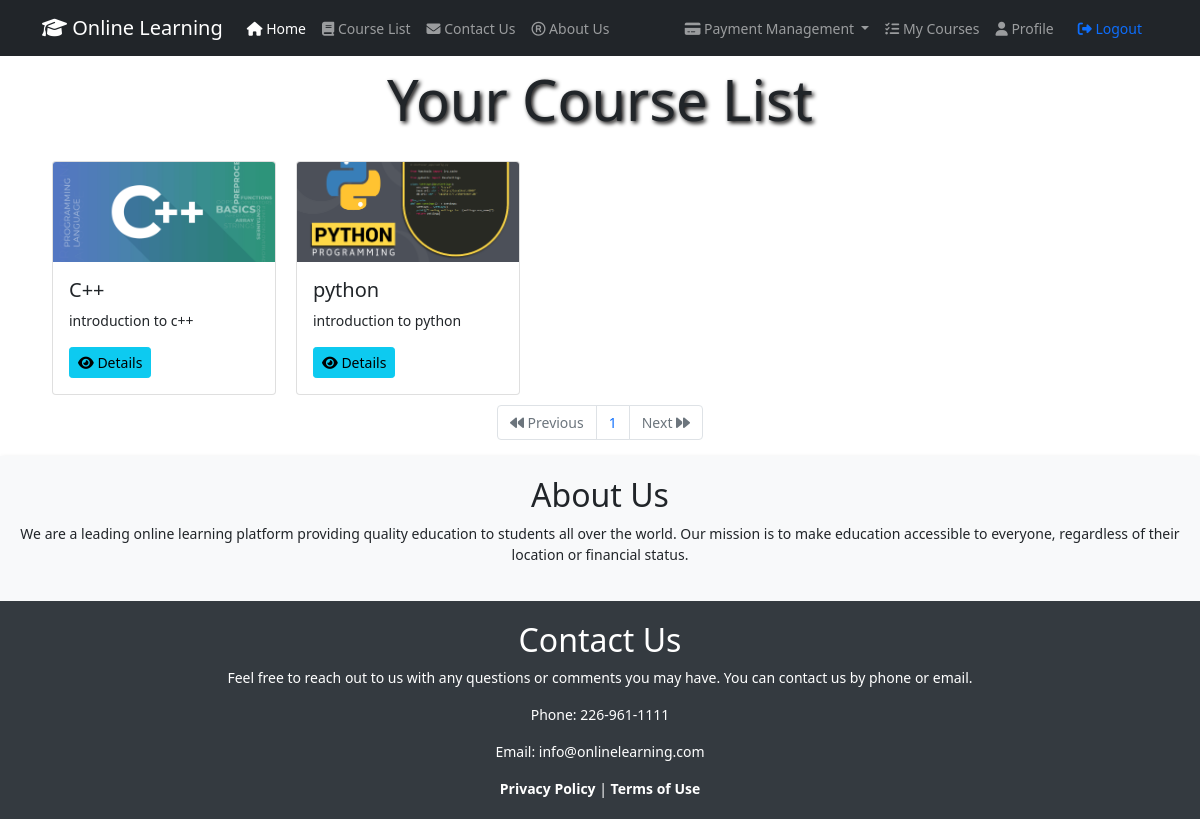
Screenshot of /enrollments/9 (signed in) with the database file from the repository.
### WhiteboardApp/models.py (models this page shows, shortened)
class Enrollment(models.Model):
    student = models.ForeignKey(Student, on_delete=models.CASCADE)
    course = models.ForeignKey(Course, on_delete=models.CASCADE)
    enrollment_date = models.DateField(auto_now_add=True)

class Course(models.Model):
    title = models.CharField(max_length=100)
    description = models.TextField()
    instructor = models.ForeignKey(Instructor, on_delete=models.CASCADE)
    start_date = models.DateField()
    end_date = models.DateField()
    is_active = models.BooleanField(default=True)
    syllabus = models.FileField(upload_to='syllabus/', null=True, blank=True)
    prerequisites = models.ManyToManyField('self', blank=True)
    avatar = models.ImageField(upload_to='avatars/', null=True, blank=True)
    additional_data = models.JSONField(blank=True, null=True)

### WhiteboardApp/views.py (the view)
# urls.py: path('enrollments/<int:student_id>', views.enrollment_list_of_student, name='enrollment-list-of-student'),
@login_required(login_url="WhiteboardApp:login_post")
def enrollment_list_of_student(request, student_id):
    enrollments = get_list_or_404(Enrollment, student_id=student_id)
    paginator = Paginator(enrollments, 4)  # Specify the number of courses to display per page
    page_number = request.GET.get('page')
    page_obj = paginator.get_page(page_number)
    return render(request, 'EnrolmentTemplates/Enrolment_List_of_student.html', {'enrollments': page_obj})

### templates/EnrolmentTemplates/Enrolment_List_of_student.html (shortened to what this page needs)
{% extends "base.html" %}
{% block content %}
    <div class="text-center">
        <h1 class="display-4 font-weight-bold" style="text-shadow: 2px 2px 4px rgba(3, 0, 0, 3); padding: 10px;">
            Your Course List
        </h1>
    </div>
    <div style="display: flex; flex-direction: row; flex-wrap: wrap">
        {% for enrolment in enrollments %}
            <div class="card" style="width: 14rem; margin: 10px">
                <img src="/media/{{ enrolment.course.avatar }}" alt="img" class="card-img-top">
                <div class="card-body">
                    <div style="display: flex; flex-direction: row">
                        <h5 class="card-title">{{ enrolment.course.title }}</h5>
                    </div>
                    <p class="card-text">{{ enrolment.course.description }}</p>
                    <a href="{% url 'WhiteboardApp:course-detail' enrolment.course.pk %}" class="btn btn-info btn-sm">
                        <i class="fa-solid fa-eye"></i> Details</a>
                </div>
            </div>
        {% endfor %}
    </div>
    <div class="d-flex justify-content-center">
        <nav aria-label="Page navigation example">
            <ul class="pagination ">
                {% if enrollments.has_previous %}
                    <li class="page-item">
                        <a class="page-link" href="?page={{ enrollments.previous_page_number }}" aria-label="Previous">
                            <span aria-hidden="true"><i class="fa-solid fa-backward"></i> Previous </span>
                        </a>
                    </li>
                {% else %}
                    <li class="page-item disabled">
                        <span class="page-link" aria-hidden="true"><i class="fa-solid fa-backward"></i> Previous </span>
                    </li>
                {% endif %}
                {% for num in enrollments.paginator.page_range %}
                    {% if courses.number == num %}
                        <li class="page-item active"><span class="page-link">{{ num }}</span></li>
                    {% else %}
                        <li class="page-item"><a class="page-link" href="?page={{ num }}">{{ num }}</a></li>
                    {% endif %}
                {% endfor %}
                {% if courses.has_next %}
                    <li class="page-item">
                        <a class="page-link" href="?page={{ enrollments.next_page_number }}" aria-label="Next">
                            <span aria-hidden="true"> Next <i class="fa-solid fa-forward"></i></span>
                        </a>
                    </li>
                {% else %}
                    <li class="page-item disabled">
                        <span class="page-link" aria-hidden="true"> Next <i class="fa-solid fa-forward"></i></span>
                    </li>
                {% endif %}
            </ul>
        </nav>
    </div>
{% endblock %}

### static/css/base.css (style rules this page uses)
body { font-size: 14px; }

### static/css/car-list.css (style rules this page uses)
.card-img-top { width: 100%; height: 100px; object-fit: cover; }

### rows the page displays
Enrollment: course.avatar (picture), course "C++", course.description "introduction to c++"
Enrollment: course.avatar (picture), course "python", course.description "introduction to python"

### other values shown
{{ num }} "1"
